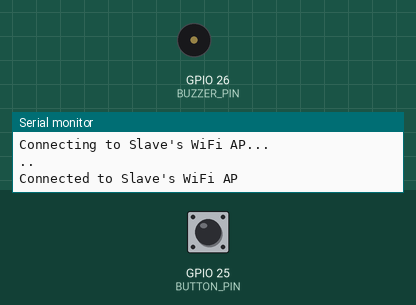
This sketch was run on a simulated ESP32. On the bench: buzzer (waves = sounding, pin HIGH), the last lines printed to the serial monitor. The inputs (shaded band) are chosen by the test bench; at power-on: GPIO 25 (BUTTON_PIN) HIGH. WiFi joins after 1.5 s; servers stay silent unless stated.

Above: at 3.2 s.
3.3 s: GPIO 25 (BUTTON_PIN) pulled LOW for 0.15 s
At 3.9 s:
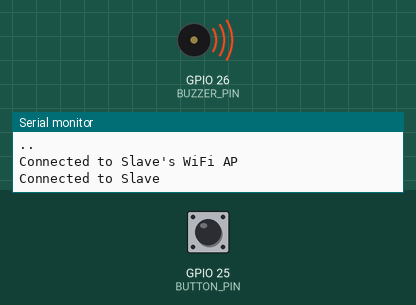
Timing chart, 0 to 6.3 s (numbered marks = the images above; inputs shaded):
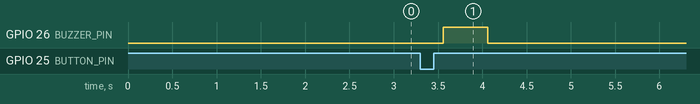

Measured:
- after the input at 3.3 s, GPIO 26 (BUZZER_PIN): LOW → HIGH after 0.26 s, → LOW 0.50 s later

The sketch:

Master_Node.ino.ino
```cpp
#include <WiFi.h>
#include <WiFiClient.h>

// WiFi credentials (match with Slave's AP credentials)
const char* ssid = "SpectrumSetup-212D";
const char* password = "Jaibalayya";
const char* slaveIP = "192.168.4.1"; // Slave ESP32 IP
const int slavePort = 1234;

WiFiClient client;

// Pin definitions
#define BUTTON_PIN 25
#define BUZZER_PIN 26

// Debounce variables
unsigned long lastDebounceTime = 0;
const unsigned long debounceDelay = 50; // 50 ms debounce delay
int lastButtonState = HIGH; // Initial state of the button
int buttonState;

void setup() {
  pinMode(BUTTON_PIN, INPUT_PULLUP);
  pinMode(BUZZER_PIN, OUTPUT);
  Serial.begin(115200);

  // Connect to Slave's AP
  WiFi.begin(ssid, password);
  Serial.println("Connecting to Slave's WiFi AP...");
  while (WiFi.status() != WL_CONNECTED) {
    delay(1000);
    Serial.print(".");
  }
  Serial.println("\nConnected to Slave's WiFi AP");
}

void loop() {
  // Read the button state with debounce logic
  int reading = digitalRead(BUTTON_PIN);
  if (reading != lastButtonState) {
    lastDebounceTime = millis();
  }
  if ((millis() - lastDebounceTime) > debounceDelay) {
    if (reading != buttonState) {
      buttonState = reading;

      // Check if button is pressed (LOW state)
      if (buttonState == LOW) {
        sendAlert();
      }
    }
  }
  lastButtonState = reading;
  delay(10);
}

void sendAlert() {
  // Attempt connection to Slave ESP32
  if (client.connect(slaveIP, slavePort)) {
    Serial.println("Connected to Slave");
    client.println("ALERT: Button Pressed");
    digitalWrite(BUZZER_PIN, HIGH);
    delay(500);
    digitalWrite(BUZZER_PIN, LOW);
    client.stop();
  } else {
    Serial.println("Failed to connect to Slave");
  }
}
```
